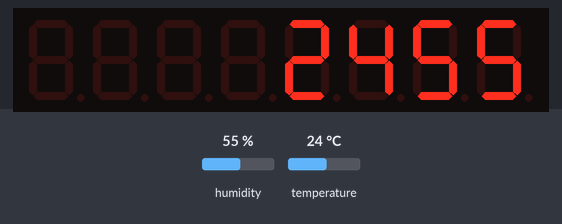
A sketch run on a simulated Arduino Uno, built with avr-gcc and run on an emulated ATmega328P. On the bench: 8-digit seven-segment display. The inputs (shaded band) are chosen by the test bench; at power-on: humidity 55 %, temperature 24 °C.

Above: at 2.8 s.
2.9 s: humidity set to 22 %
At 5.2 s:
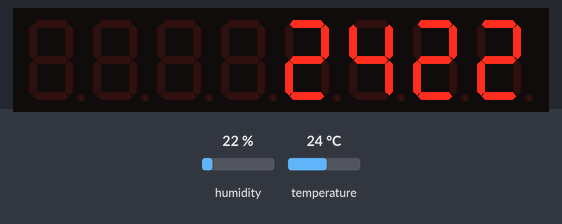
5.6 s: temperature set to 12 °C
At 6.6 s:
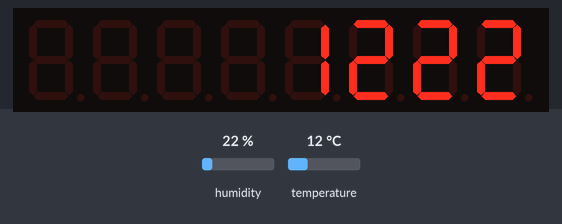
8.3 s: humidity set to 40 %
At 11.3 s:
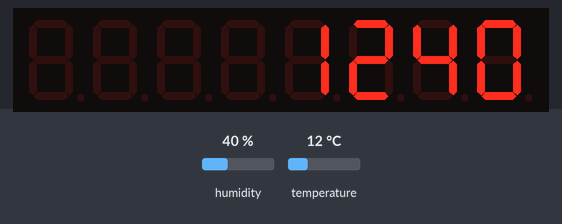
11.6 s: temperature set to 19 °C
At 12.7 s:
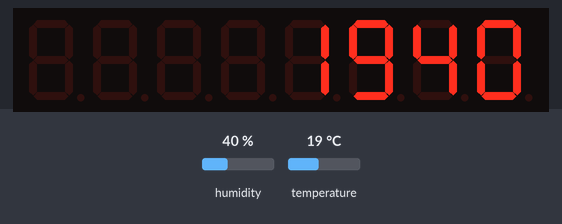
Timing chart, 0 to 14.6 s (numbered marks = the images above; inputs shaded):
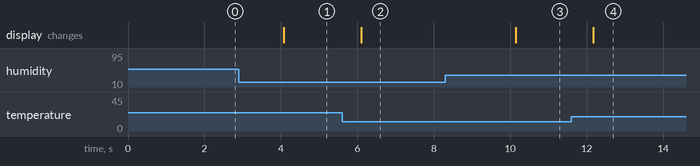

Measured:
- after the input at 2.9 s, the display: changes after 1.2 s (image 1)
- after the input at 5.6 s, the display: changes after 0.50 s (image 2)
- after the input at 8.3 s, the display: changes after 1.8 s (image 3)
- after the input at 11.6 s, the display: changes after 0.57 s (image 4)

The sketch:

dhtt_leddisplay.ino
```cpp
#include "LedControl.h"
#include "DHT.h"

LedControl lc = LedControl(12, 11, 10, 1);
DHT dht(2, DHT11);
unsigned long delayTime = 2000;

void setup() {
  lc.shutdown(0, false);
  lc.setIntensity(0, 8);
  lc.clearDisplay(0);
  Serial.begin(9600);
}

void displayValue(int digit1, int digit2) {
  lc.setDigit(0, 3, digit1 / 10, false); // Tens digit
  lc.setDigit(0, 2, digit1 % 10, false); // Ones digit
  lc.setDigit(0, 1, digit2 / 10, false); // Tens digit
  lc.setDigit(0, 0, digit2 % 10, false); // Ones digit
}

void loop() {
  float temperature = dht.readTemperature();
  float humidity = dht.readHumidity();

  if (!isnan(temperature) && !isnan(humidity)) {
    int tempInt = int(temperature);
    int humidityInt = int(humidity);
    displayValue(tempInt, humidityInt);
  } else {
    lc.setChar(0, 3, 'E', false);
    lc.setChar(0, 2, 'r', false);
    lc.setChar(0, 1, ' ', false); // Clear the humidity display
    lc.setChar(0, 0, ' ', false);
  }

  delay(delayTime);
}
```
